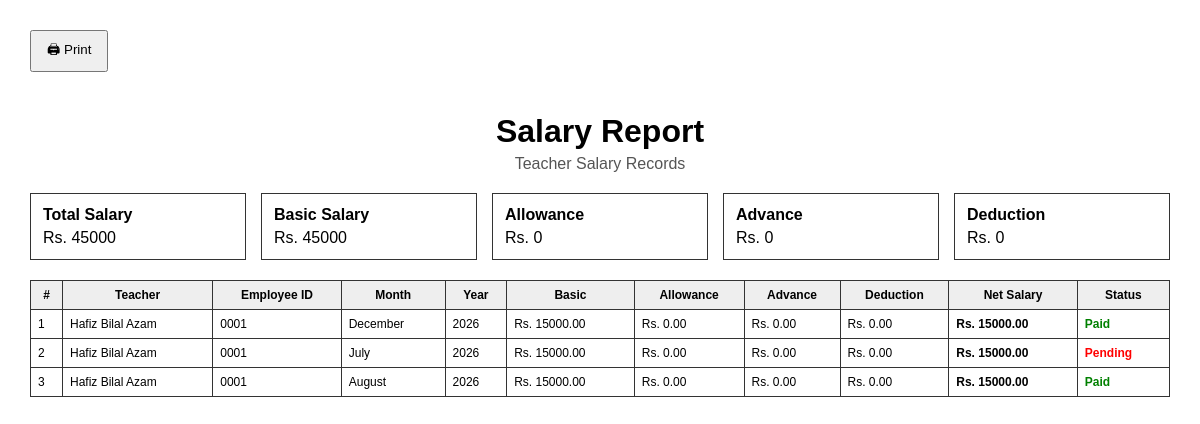
The page /teachers/salary-report/print/ (signed in) on the database its author committed.
### salary/models.py (models this page shows, shortened)
class Salary(models.Model):
    MONTH_CHOICES = [
        ("January", "January"),
        ("February", "February"),
        ("March", "March"),
        ("April", "April"),
        ("May", "May"),
        ("June", "June"),
        ("July", "July"),
        ("August", "August"),
        ("September", "September"),
        ("October", "October"),
        ("November", "November"),
        ("December", "December"),
    ]
    PAYMENT_METHODS = [
        ("Cash", "Cash"),
        ("Bank", "Bank"),
        ("JazzCash", "JazzCash"),
        ("EasyPaisa", "EasyPaisa"),
    ]
    teacher = models.ForeignKey(
        Teacher,
        on_delete=models.CASCADE,
        related_name="salary_entries"
    )
    month = models.CharField(
        max_length=20,
        choices=MONTH_CHOICES
    )
    year = models.PositiveIntegerField()
    basic_salary = models.DecimalField(
        max_digits=10,
        decimal_places=2,
        default=0
    )
    allowance = models.DecimalField(
        max_digits=10,
        decimal_places=2,
        default=0
    )
    advance = models.DecimalField(
        max_digits=10,
        decimal_places=2,
        default=0
    )
    deduction = models.DecimalField(
        max_digits=10,
        decimal_places=2,
        default=0
    )
    net_salary = models.DecimalField(
        max_digits=10,
        decimal_places=2,
        default=0
    )
    paid = models.BooleanField(
        default=False
    )
    payment_method = models.CharField(
        max_length=20,
        choices=PAYMENT_METHODS,
        default="Cash"
    )
    payment_date = models.DateField(
        null=True,
        blank=True
    )
    remarks = models.TextField(
        blank=True
    )
    created_at = models.DateTimeField(
        auto_now_add=True
    )
    class Meta:
        ordering = [
            "-year",
            "-id",
        ]
        constraints = [
            models.UniqueConstraint(
                fields=[
                    "teacher",
                    "month",
                    "year",
                ],
                name="unique_salary_teacher_month_year"
            )
        ]

### teachers/models.py (models this page shows, shortened)
class Teacher(models.Model):
    GENDER_CHOICES = [
        ("Male", "Male"),
        ("Female", "Female"),
    ]
    STATUS_CHOICES = [
        ("Active", "Active"),
        ("Inactive", "Inactive"),
    ]
    user = models.OneToOneField(
        User,
        on_delete=models.SET_NULL,
        related_name="teacher_profile",
        blank=True,
        null=True,
    )
    employee_id = models.CharField(
        max_length=20,
        unique=True,
        blank=True,
        null=True,
    )
    first_name = models.CharField(
        max_length=100
    )
    last_name = models.CharField(
        max_length=100,
        blank=True,
    )
    father_name = models.CharField(
        max_length=150
    )
    photo = models.ImageField(
        upload_to="teachers/",
        blank=True,
        null=True,
    )
    gender = models.CharField(
        max_length=10,
        choices=GENDER_CHOICES,
    )
    date_of_birth = models.DateField()
    phone = models.CharField(
        max_length=20
    )
    email = models.EmailField(
        blank=True,
        null=True,
    )
    cnic = models.CharField(
        max_length=15,
        unique=True,
    )
    qualification = models.CharField(
        max_length=150
    )
    subject = models.CharField(
        max_length=100
    )
    salary = models.DecimalField(
        max_digits=10,
        decimal_places=2,
    )
    joining_date = models.DateField()
    address = models.TextField()
    status = models.CharField(
        max_length=10,
        choices=STATUS_CHOICES,
        default="Active",
    )
    created_at = models.DateTimeField(
        auto_now_add=True
    )

### teachers/views.py (the view)
@login_required
@role_required("Super Admin", "Accountant")
def print_salary_report(request):
    month = request.GET.get("month", "").strip()
    year = request.GET.get("year", "").strip()
    paid = request.GET.get("paid", "").strip()
    salaries = Salary.objects.select_related(
        "teacher"
    ).all()
    if month:
        salaries = salaries.filter(
            month=month
        )
    if year:
        salaries = salaries.filter(
            year=year
        )
    if paid == "true":
        salaries = salaries.filter(
            paid=True
        )
    elif paid == "false":
        salaries = salaries.filter(
            paid=False
        )
    summary = salaries.aggregate(
        total_salary=Sum("net_salary"),
        total_basic=Sum("basic_salary"),
        total_allowance=Sum("allowance"),
        total_advance=Sum("advance"),
        total_deduction=Sum("deduction"),
    )
    return render(
        request,
        "teachers/print_salary_report.html",
        {
            "salaries": salaries.order_by(
                "-year",
                "-id"
            ),
            "total_salary": summary["total_salary"] or 0,
            "total_basic": summary["total_basic"] or 0,
            "total_allowance": summary["total_allowance"] or 0,
            "total_advance": summary["total_advance"] or 0,
            "total_deduction": summary["total_deduction"] or 0,
            "month": month,
            "year": year,
            "paid": paid,
        }
    )

### accounts/utils.py (called while the page is built, shortened)
def role_required(*allowed_roles):
    def decorator(view_func):
        @wraps(view_func)
        def wrapper(request, *args, **kwargs):
            if not request.user.is_authenticated:
                return redirect("accounts:login")
            if request.user.is_superuser:
                return view_func(
                    request,
                    *args,
                    **kwargs
                )
        return wrapper
    return decorator

### teachers/templates/teachers/print_salary_report.html (shortened to what this page needs)
<!DOCTYPE html>
<html lang="en">
<head>
</head>
<body>
<button
    class="print-button"
    onclick="window.print()"
>
    🖨 Print
</button>
<div class="header">
    <h1>
        Salary Report
    </h1>
    <p>
        Teacher Salary Records
    </p>
</div>
<div class="summary">
    <div class="box">
        <strong>
            Total Salary
        </strong>
        Rs. {{ total_salary }}
    </div>
    <div class="box">
        <strong>
            Basic Salary
        </strong>
        Rs. {{ total_basic }}
    </div>
    <div class="box">
        <strong>
            Allowance
        </strong>
        Rs. {{ total_allowance }}
    </div>
    <div class="box">
        <strong>
            Advance
        </strong>
        Rs. {{ total_advance }}
    </div>
    <div class="box">
        <strong>
            Deduction
        </strong>
        Rs. {{ total_deduction }}
    </div>
</div>
<table>
    <thead>
        <tr>
            <th>#</th>
            <th>Teacher</th>
            <th>Employee ID</th>
            <th>Month</th>
            <th>Year</th>
            <th>Basic</th>
            <th>Allowance</th>
            <th>Advance</th>
            <th>Deduction</th>
            <th>Net Salary</th>
            <th>Status</th>
        </tr>
    </thead>
    <tbody>
    {% for salary in salaries %}
        <tr>
            <td>
                {{ forloop.counter }}
            </td>
            <td>
                {{ salary.teacher.first_name }}
                {{ salary.teacher.last_name }}
            </td>
            <td>
                {{ salary.teacher.employee_id }}
            </td>
            <td>
                {{ salary.month }}
            </td>
            <td>
                {{ salary.year }}
            </td>
            <td>
                Rs. {{ salary.basic_salary }}
            </td>
            <td>
                Rs. {{ salary.allowance }}
            </td>
            <td>
                Rs. {{ salary.advance }}
            </td>
            <td>
                Rs. {{ salary.deduction }}
            </td>
            <td>
                <strong>
                    Rs. {{ salary.net_salary }}
                </strong>
            </td>
            <td>
                {% if salary.paid %}
                    <strong style="color:green;">
                        Paid
                    </strong>
                {% else %}
                    <strong style="color:red;">
                        Pending
                    </strong>
                {% endif %}
            </td>
        </tr>
    {% endfor %}
    </tbody>
</table>
</body>
</html>

### teachers/templates/teachers/print_salary_report.html (style rules this page uses)
body { font-family: Arial, sans-serif; margin: 30px; color: #000; }
.header { text-align: center; margin-bottom: 20px; }
.header h1 { margin-bottom: 5px; }
.header p { margin: 3px; color: #555; }
.summary { display: flex; gap: 15px; margin-bottom: 20px; }
.box { border: 1px solid #333; padding: 12px; flex: 1; }
.box strong { display: block; margin-bottom: 5px; }
table { width: 100%; border-collapse: collapse; font-size: 12px; }
th, td { border: 1px solid #333; padding: 7px; }
th { background: #eee; }
.print-button { margin-bottom: 20px; padding: 8px 15px; cursor: pointer; }

### rows shown on the page
Salary: teacher.first_name "Hafiz Bilal", teacher.last_name "Azam", teacher.employee_id "0001", month "December", year "2026", basic_salary "15000.00", allowance "0.00", advance "0.00", deduction "0.00", net_salary "15000.00", paid "Paid"
Salary: teacher.first_name "Hafiz Bilal", teacher.last_name "Azam", teacher.employee_id "0001", month "July", year "2026", basic_salary "15000.00", allowance "0.00", advance "0.00", deduction "0.00", net_salary "15000.00", paid "Pending"
Salary: teacher.first_name "Hafiz Bilal", teacher.last_name "Azam", teacher.employee_id "0001", month "August", year "2026", basic_salary "15000.00", allowance "0.00", advance "0.00", deduction "0.00", net_salary "15000.00", paid "Paid"

### other values the page prints
{{ total_salary }} "45000"
{{ total_basic }} "45000"
{{ total_allowance }} "0"
{{ total_advance }} "0"
{{ total_deduction }} "0"
